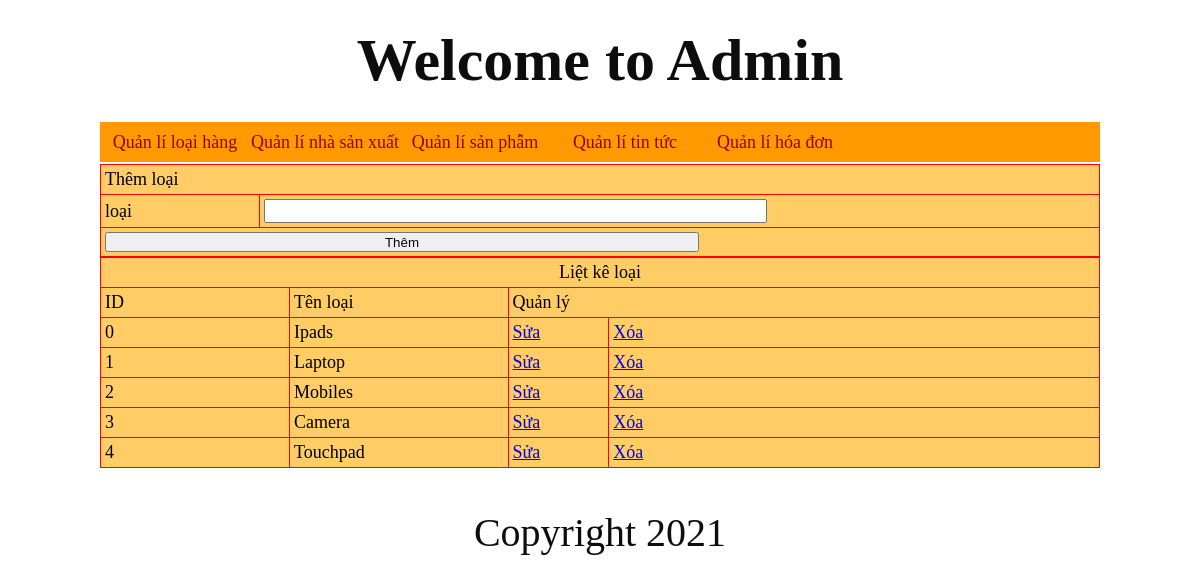
The page /admincp/index.php?quanly=loai&ac=them on the database its author committed.
### tables this page shows
CREATE TABLE `loai` (
  `loai_id` int(11) NOT NULL,
  `tenloai` varchar(300) NOT NULL
);

### admincp/modules/loai/lietke.php (the view)
<?php
	$sql="select * from loai order by loai_id asc ";
	$loai=mysqli_query($conn,$sql);
?>
<table width="268" height="124" border="1">
  <tr>
    <td colspan="4"><div align="center">Liệt kê loại</div></td>
  </tr>
  <tr>
    <td width="60">ID</td>
    <td width="56">Tên loại</td>
    <td colspan="2">Quản lý</td>
  </tr>
    <?php
   	$i=0;
  	while($dong=mysqli_fetch_array($loai)){
  ?>
  <tr>
    <td><?php echo $i; ?></td>
    <td><?php echo $dong['tenloai'] ?> </td>
    <td width="25"><a href="index.php?quanly=loai&ac=sua&id=<?php echo $dong['loai_id'] ?>">Sửa</a></td>
    <td width="170"><a href="modules/loai/xuly.php?id=<?php echo $dong['loai_id'] ?>">Xóa</a></td>
  </tr>
  <?php
  $i++;
	}
  ?>
</table>

### admincp/csss.css (style rules this page uses)
body { background:#fff; }
* { padding:0; margin:0; }
table { border-collapse:collapse; width:100%; background-color:#FC6; border:1px solid #F00; }
table tr td { color:#000; font-size:18px; padding:4px; }

### rows shown on the page
loai: tenloai "Ipads"
loai: tenloai "Laptop"
loai: tenloai "Mobiles"
loai: tenloai "Camera"
loai: tenloai "Touchpad"
